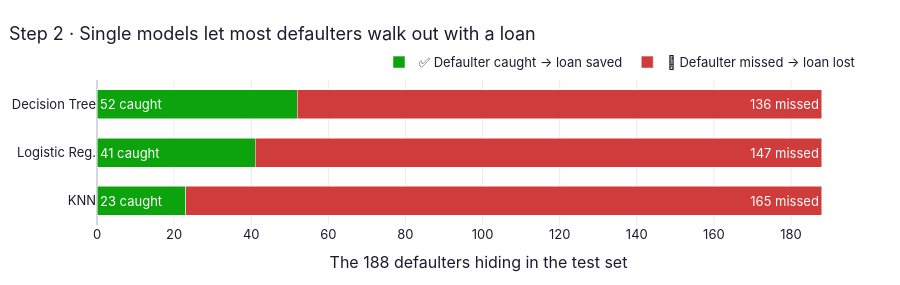

The cell this chart's notebook holds for it:
### Code cell
caught_missed_chart(board[:3], "Step 2 · Single models let most defaulters walk out with a loan")

### Figure 1 — Plotly figure (JSON) as saved in the notebook; plotly's stock layout.template omitted (floating-point values rounded to 4 significant figures)
{"data": [{"insidetextanchor": "start", "marker": {"color": "#0ca30c"}, "name": "✅ Defaulter caught → loan saved", "orientation": "h", "text": ["52 caught", "41 caught", "23 caught"], "textfont": {"color": "white"}, "textposition": "inside", "type": "bar", "x": [52, 41, 23], "y": ["Decision Tree", "Logistic Reg.", "KNN"]}, {"insidetextanchor": "end", "marker": {"color": "#d03b3b"}, "name": "💸 Defaulter missed → loan lost", "orientation": "h", "text": ["136 missed", "147 missed", "165 missed"], "textfont": {"color": "white"}, "textposition": "inside", "type": "bar", "x": [136, 147, 165], "y": ["Decision Tree", "Logistic Reg.", "KNN"]}], "layout": {"bargap": 0.4, "barmode": "stack", "height": 285, "legend": {"orientation": "h", "traceorder": "normal", "x": 1, "xanchor": "right", "y": 1.02, "yanchor": "bottom"}, "title": {"text": "Step 2 · Single models let most defaulters walk out with a loan"}, "xaxis": {"title": {"text": "The 188 defaulters hiding in the test set"}}, "yaxis": {"autorange": "reversed"}}}
